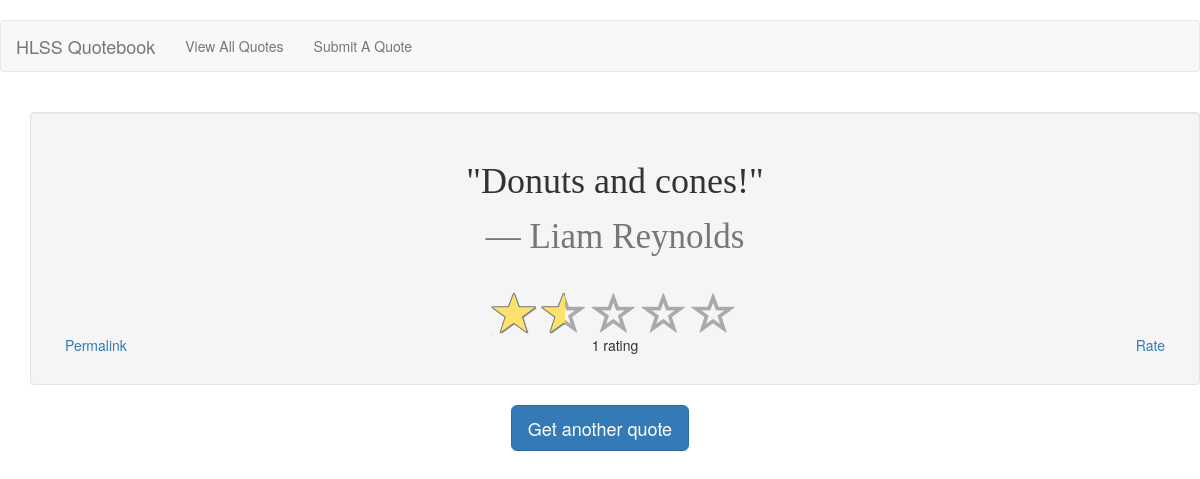
Page /0/ on the earlier database version.
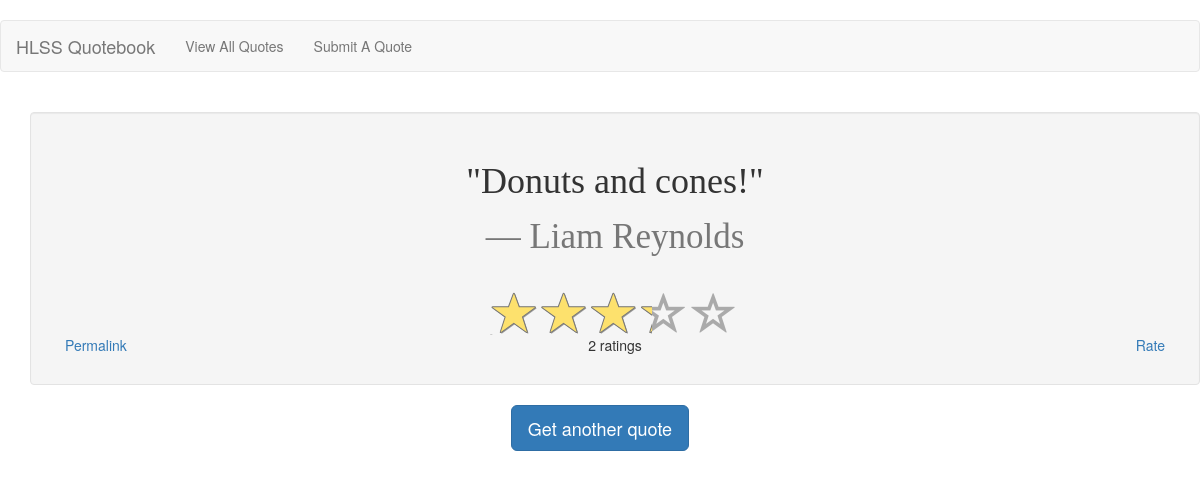
Same page on the later database version.
### app/models.py (models this page shows, shortened)
class Quote(models.Model):
    quote = models.CharField(max_length=128)
    attribution = models.CharField(max_length=64)
    rating = models.FloatField(default=0)
    num_ratings = models.IntegerField(default=0);

### app/views.py (the view)
# urls.py: url(r'^(?P<page_id>\d+)/$', app.views.view_quote),
def view_quote(request, page_id=None):
    if page_id == None:
        quote = random.choice(Quote.objects.all())
    else:
        quote = Quote.objects.get(pk=page_id)
    return render(request, "app/view_quote.html", {'quote': quote})

### app/templates/app/view_quote.html
﻿{% extends "app/base.html" %}
{% load static %}
{% block content %}
<div class="container">
        {% include 'app/quote.html' with quote=quote %}
</div>
<div class="text-center">
        <a class="btn btn-primary btn-lg" href="/">Get another quote</a>
</div>
{% endblock %}

### app/templates/app/quote.html (shortened to what this page needs)
{% load static %}
<link rel="stylesheet" href="{% static 'app/content/star-rating.css' %}" />
<div class="well container">
    <blockquote class="blockquote text-center">
        <h1 class="quote">"{{ quote.quote }}"</h1>
		<footer class="quote-footer">{{ quote.attribution }}</footer>
	</blockquote>
    <div class="text-center">
        <input class="rating" data-display-only="true" value="{{quote.rating}}"/>
    </div>
    <footer class="footer">
        <div class="col-md-4">
            <a href="/{{ quote.pk }}">Permalink</a>
        </div>
        <div class="col-md-4">
            <p class="text-center">{{quote.num_ratings}} rating{{quote.num_ratings|pluralize}}</p>
        </div>
        <div class="col-md-4">
            <a id="rate-link-{{quote.pk}}" class="pull-right" href="#" data-toggle="modal" data-target="#rate-modal-{{quote.pk}}">Rate</a>
        </div>
    </footer>
</div>

Differences in the rows shown:
changed Quote "Donuts and cones!": rating "1.5" → "3.25"; num_ratings "1" → "2"
